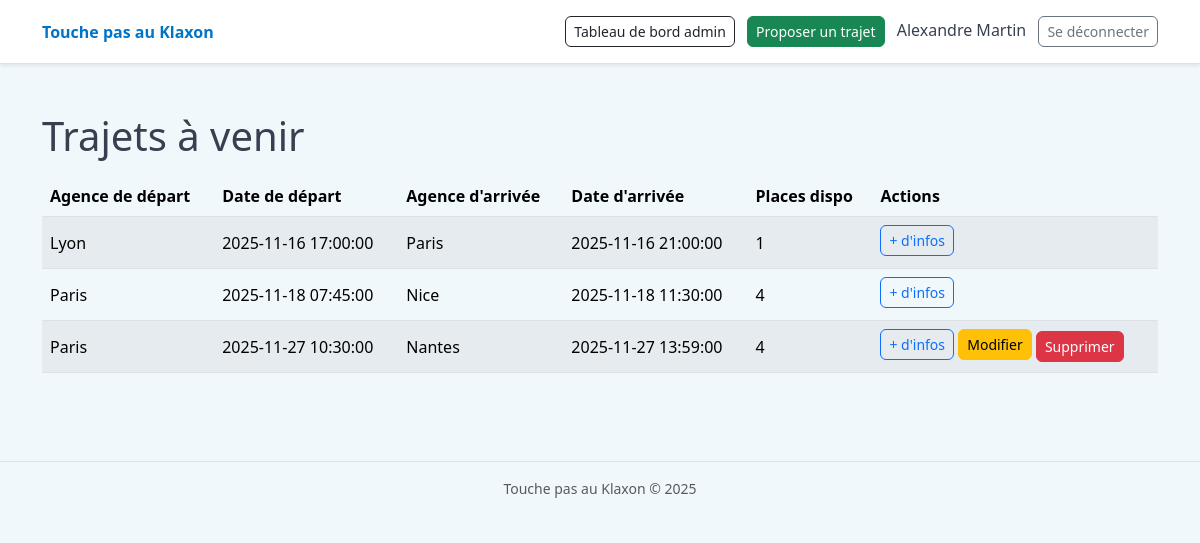
/ (signed in), run on the app's committed database.
### tables this page shows
CREATE TABLE `utilisateur` (
  `id_user` int(11) NOT NULL,
  `nom` varchar(100) NOT NULL,
  `prenom` varchar(100) NOT NULL,
  `telephone` varchar(20) DEFAULT NULL,
  `email` varchar(150) NOT NULL,
  `mot_de_passe` varchar(255) NOT NULL,
  `role` enum('admin','user') NOT NULL DEFAULT 'user',
  `created_at` datetime NOT NULL DEFAULT CURRENT_TIMESTAMP
);

CREATE TABLE `trajet` (
  `id_trajet` int(11) NOT NULL,
  `utilisateur_id` int(11) NOT NULL,
  `agence_depart_id` int(11) NOT NULL,
  `agence_arrivee_id` int(11) NOT NULL,
  `date_heure_depart` datetime NOT NULL,
  `date_heure_arrivee` datetime NOT NULL,
  `nb_places_total` int(11) NOT NULL,
  `nb_places_disponibles` int(11) NOT NULL,
  `commentaire` text,
  `created_at` datetime NOT NULL DEFAULT CURRENT_TIMESTAMP
);

CREATE TABLE `agence` (
  `id_agence` int(11) NOT NULL,
  `nom` varchar(120) NOT NULL
);

### src/Controller/HomeController.php (called while the page is built, shortened)
<?php
class HomeController
{
    public function index()
    {
        $trajetModel = new Trajet();
        $trajets = $trajetModel->getFutursAvecPlaces();
        $user = isset($_SESSION['user']) ? $_SESSION['user'] : null;
        require __DIR__ . '/../View/home.php';
    }
}

### src/Core/Router.php (called while the page is built, shortened)
<?php
class Router
{
    private $routes = [
        'GET' => [],
        'POST' => [],
    ];
    public function get(string $path, string $action): void
    {
        $this->routes['GET'][$path] = $action;
    }
    public function post(string $path, string $action): void
    {
        $this->routes['POST'][$path] = $action;
    }
    public function run(): void
    {
        $method = $_SERVER['REQUEST_METHOD'] ?? 'GET';
        $uri = parse_url($_SERVER['REQUEST_URI'] ?? '/', PHP_URL_PATH) ?? '/';
        $action = $this->routes[$method][$uri] ?? null;
        list($class, $methodName) = explode('@', $action);
        $controller = new $class();
        $controller->$methodName();
    }
}

### public/index.php (called while the page is built, shortened)
<?php
$router = new Router();
$router->get('/', 'App\Controller\HomeController@index');
$router->get('/login', 'App\Controller\AuthController@loginForm');
$router->post('/login', 'App\Controller\AuthController@login');
$router->get('/logout', 'App\Controller\AuthController@logout');
$router->get('/trajets/show', 'App\Controller\TrajetController@show');
$router->get('/trajets/create', 'App\Controller\TrajetController@create');
$router->post('/trajets', 'App\Controller\TrajetController@store');
$router->get('/trajets/edit', 'App\Controller\TrajetController@edit');
$router->post('/trajets/update', 'App\Controller\TrajetController@update');
$router->post('/trajets/delete', 'App\Controller\TrajetController@delete');
$router->get('/admin', 'App\Controller\AdminController@index');
$router->get('/admin/agences', 'App\Controller\AdminController@agences');
$router->post('/admin/agences/store', 'App\Controller\AdminController@storeAgence');
$router->post('/admin/agences/delete', 'App\Controller\AdminController@deleteAgence');
$router->run();

### src/Model/Trajet.php (called while the page is built, shortened)
<?php
class Trajet
{
    public function getFutursAvecPlaces()
    {
        $pdo = Database::getConnection();
        $sql = "
            SELECT
                t.id_trajet,
                t.date_heure_depart AS date_depart,
                t.date_heure_arrivee AS date_arrivee,
                t.nb_places_total,
                t.nb_places_disponibles,
                ad.nom AS depart,
                aa.nom AS arrivee,
                u.id_user AS conducteur_id,
                u.prenom AS conducteur_prenom,
                u.nom AS conducteur_nom,
                u.email AS conducteur_email,
                u.telephone AS conducteur_tel
            FROM trajet t
            JOIN agence ad ON ad.id_agence = t.agence_depart_id
            JOIN agence aa ON aa.id_agence = t.agence_arrivee_id
            JOIN utilisateur u ON u.id_user = t.utilisateur_id
            WHERE t.date_heure_depart > NOW()
              AND t.nb_places_disponibles > 0
            ORDER BY t.date_heure_depart ASC
        ";
        return $pdo->query($sql)->fetchAll(PDO::FETCH_ASSOC);
    }
}

### src/View/Home.php (the view, shortened to what this page needs)
<!doctype html>
<html lang="fr">
<head>
    <link rel="stylesheet"
          href="https://cdn.jsdelivr.net/npm/bootstrap@5.3.3/dist/css/bootstrap.min.css">
    <link rel="stylesheet" href="/css/theme.css">
</head>
<body>
<?php require __DIR__ . '/partials/header_app.php'; ?>
<div class="container py-4">
    <h1 class="mb-3">Trajets à venir</h1>
    <table class="table table-striped align-middle">
        <thead>
        <tr>
            <th>Agence de départ</th>
            <th>Date de départ</th>
            <th>Agence d'arrivée</th>
            <th>Date d'arrivée</th>
            <th>Places dispo</th>
            <th>Actions</th>
        </tr>
        </thead>
        <tbody>
        <?php if (empty($trajets)): ?>
            <tr>
                <td colspan="6">
                    <em>Aucun trajet à venir pour le moment.</em>
                </td>
            </tr>
        <?php else: ?>
            <?php foreach ($trajets as $t): ?>
                <tr>
                    <td><?= htmlspecialchars($t['depart']) ?></td>
                    <td><?= htmlspecialchars($t['date_depart']) ?></td>
                    <td><?= htmlspecialchars($t['arrivee']) ?></td>
                    <td><?= htmlspecialchars($t['date_arrivee']) ?></td>
                    <td><?= (int)$t['nb_places_disponibles'] ?></td>
                    <td>
                        <?php if (!empty($user)): ?>
                            <button type="button"
                                    class="btn btn-sm btn-outline-primary mb-1"
                                    data-bs-toggle="modal"
                                    data-bs-target="#trajetModal"
                                    data-depart="<?= htmlspecialchars($t['depart'], ENT_QUOTES) ?>"
                                    data-datedepart="<?= htmlspecialchars($t['date_depart'], ENT_QUOTES) ?>"
                                    data-arrivee="<?= htmlspecialchars($t['arrivee'], ENT_QUOTES) ?>"
                                    data-datearrivee="<?= htmlspecialchars($t['date_arrivee'], ENT_QUOTES) ?>"
                                    data-conducteur="<?= htmlspecialchars($t['conducteur_prenom'] . ' ' . $t['conducteur_nom'], ENT_QUOTES) ?>"
                                    data-email="<?= htmlspecialchars($t['conducteur_email'], ENT_QUOTES) ?>"
                                    data-telephone="<?= htmlspecialchars($t['conducteur_tel'], ENT_QUOTES) ?>"
                                    data-placestotales="<?= (int)$t['nb_places_total'] ?>"
                                    data-placesdispo="<?= (int)$t['nb_places_disponibles'] ?>">
                                + d'infos
                            </button>
                        <?php endif; ?>
                        <?php if (!empty($user) && (int)$user['id'] === (int)$t['conducteur_id']): ?>
                            <a href="/trajets/edit?id=<?= (int)$t['id_trajet'] ?>"
                               class="btn btn-sm btn-warning mb-1">
                                Modifier
                            </a>
                            <form action="/trajets/delete" method="post" class="d-inline"
                                  onsubmit="return confirm('Supprimer ce trajet ?');">
                                <button type="submit" class="btn btn-sm btn-danger">
                                    Supprimer
                                </button>
                            </form>
                        <?php endif; ?>
                    </td>
                </tr>
            <?php endforeach; ?>
        <?php endif; ?>
        </tbody>
    </table>
</div>
<?php require __DIR__ . '/partials/footer.php'; ?>
</body>
</html>

### src/View/partials/header_app.php (shortened to what this page needs)
<header class="mb-4 border-bottom bg-white shadow-sm">
    <div class="container d-flex justify-content-between align-items-center py-3">
        <a href="/" class="navbar-brand fw-bold text-primary text-decoration-none">
            Touche pas au Klaxon
        </a>
        <div>
            <?php if (empty($user)): ?>
                <a href="/login" class="btn btn-primary btn-sm">
                    Se connecter
                </a>
            <?php else: ?>
                <?php if ($user['role'] === 'admin'): ?>
                    <a href="/admin" class="btn btn-outline-dark btn-sm me-2">
                        Tableau de bord admin
                    </a>
                <?php endif; ?>
                <a href="/trajets/create" class="btn btn-success btn-sm me-2">
                    Proposer un trajet
                </a>
                <span class="me-2">
                    <?= htmlspecialchars($user['prenom'] . ' ' . $user['nom']) ?>
                </span>
                <a href="/logout" class="btn btn-outline-secondary btn-sm">
                    Se déconnecter
                </a>
            <?php endif; ?>
        </div>
    </div>
</header>

### public/css/theme.css (style rules this page uses)
:root { --bs-body-bg: #f1f8fc; --bs-body-color: #384050; --bs-primary: #0074c7; --bs-primary-rgb: 0, 116, 199; --bs-secondary: #384050; --bs-secondary-rgb: 56, 64, 80; --bs-success: #82b864; --bs-success-rgb: 130, 184, 100; --bs-danger: #cd2c2e; --bs-danger-rgb: 205, 44, 46; --bs-info: #0074c7; --bs-warning: #f1f8fc; --bs-dark: #00497c; --bs-dark-rgb: 0, 73, 124; --bs-light: #f1f8fc; --bs-light-rgb: 241, 248, 252; --bs-border-radius: 0.5rem; --bs-border-radius-sm: 0.375rem; --bs-border-radius-lg: 0.75rem; --bs-box-shadow: 0 .5rem 1rem rgba(0, 0, 0, .08); }

### data on the page
utilisateur: prenom+nom "Alexandre Martin"
trajet: agence_depart.nom "Lyon", date_heure_depart "2025-11-16 17:00:00", agence_arrivee.nom "Paris", date_heure_arrivee "2025-11-16 21:00:00", nb_places_disponibles "1"
trajet: agence_depart.nom "Paris", date_heure_depart "2025-11-18 07:45:00", agence_arrivee.nom "Nice", date_heure_arrivee "2025-11-18 11:30:00", nb_places_disponibles "4"
trajet: agence_depart.nom "Paris", date_heure_depart "2025-11-27 10:30:00", agence_arrivee.nom "Nantes", date_heure_arrivee "2025-11-27 13:59:00", nb_places_disponibles "4"
